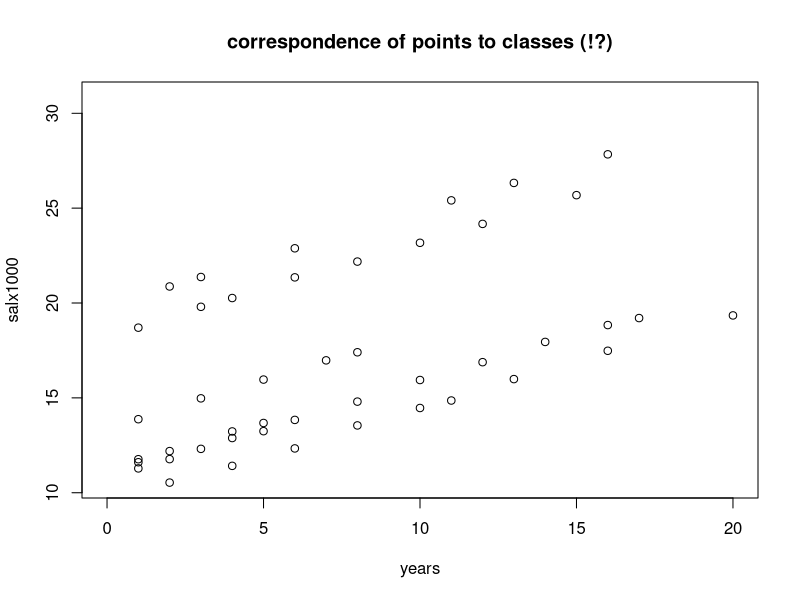
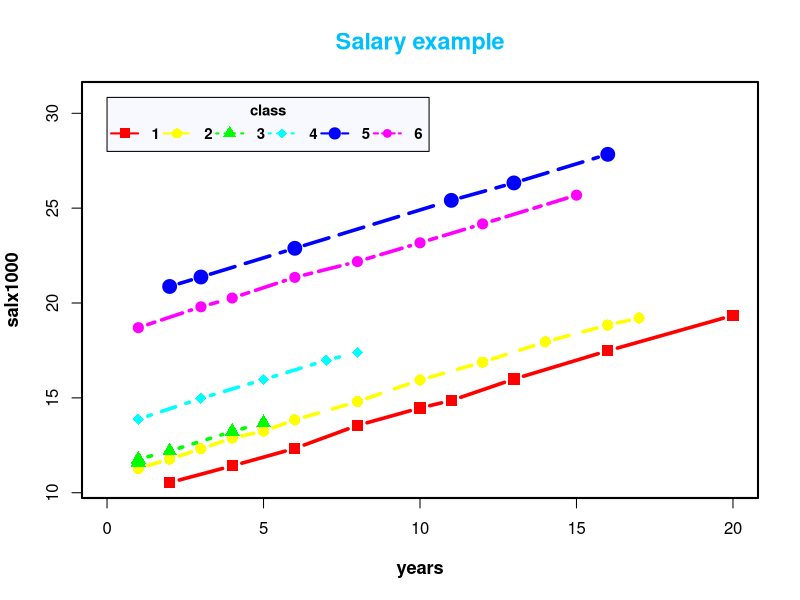

Here is the R script that generated these plots, in order: (Note: this script raises an error after producing the figures.)
# Set working directory
setwd("/Users/Emilie/Dropbox/Skole/UC3M/Predictive modeling/class")

##########
# [1] data 
##########

(sal.0 = read.table('salary.txt', h = T));  

##########################
# remove outlier at row 33
##########################  

sal = sal.0[-33, ];  

rownames(sal) = c(1:45);

cat('', sep = '\n'); str(sal);   

cat('', sep = '\n'); (n = nrow(sal)); 

#########################################
# [2] change column names;
#     add class = E + 3*M: 1, 2, ..., 6; 
#     use transform(sal,*)
######################################### 

sal = transform(sal, 
                S = S/1E3, E = as.factor(E), 
                M = as.factor(M), class = as.factor(E + 3*M));

names(sal)[1:4] = c('salx1000',
                    'years', 
                    'educ',
                    'man'); 

cat('', sep = '\n'); str(sal); 

cat('', sep = '\n'); head(sal, n = 10);   

###############################
# [3] initial scatter plot (!?)
############################### 

xrange = with(sal, range(years));

yrange = with(sal,range(salx1000));

attach(sal)

windows();

plot(c(min(years)-1,max(years)), 
     c(min(salx1000), max(salx1000)+3), 
     type = 'n', 
     xlab = 'years', 
     ylab = 'salx1000',
     main = 'correspondence of points to classes (!?)'); 

points(years,salx1000); 

###########################
# [4] scatter plot by class
###########################

nclass = max(as.integer(class)); 

colors = rainbow(nclass);

linetype = c(1:nclass);

plotchar = c(15:20);  

####################
# [5] set up display
####################

windows();

par(lwd = 2., 
    font.lab = 2, cex.lab = 1.1,
    font.main = 2, cex.main = 1.4, 
    col.main = 'deepskyblue');

plot(c(min(years)-1,max(years)), 
     c(min(salx1000), max(salx1000)+3), 
     type = 'n', 
     xlab = 'years', 
     ylab = 'salx1000', 
     main = 'Salary example');  

###################################
# [6] add lines with color by class
###################################

for (i in 1:nclass)
  
{
  par(cex = 1.5, 
      col = colors[i], 
      lty = linetype[i],
      pch = plotchar[i], 
      lwd = 3.5);
  
  sal. = subset(sal, class == as.character(i)); 
  
  with(sal.,
       lines(years, salx1000, type = 'b'));
  
  rm(sal.); 
}

##################
# [7] add a legend
################## 

par(col = 'black',  
    bg = 'ghostwhite', 
    lty = 1,
    lwd = 1); 

legend(min(years)-1., max(salx1000)+3.,
       h = T,
       xjust = 0,
       cex = 0.6,
       pt.cex = 0.9,
       1:nclass,  
       col = colors, 
       pch = plotchar, 
       lty = linetype, 
       lwd = rep(2.,6),
       title = 'class',
       text.font = 2);  

detach(sal) 

options(show.signif.stars = FALSE); 

###################################
# [8] ls in full 12-parameter model
################################### 

f.exp = salx1000 ~ class + class:years - 1; 

model.exp = lm(f.exp,sal); 

coef.exp = with(summary(model.exp), coefficients);

cat('', sep = '\n'); format(round(coef.exp, d = 4)); cat('', sep = '\n');

#####################################
# [9] ls in reduced 7-parameter model
#####################################

f.red = salx1000 ~ class + years - 1; 

model.red = lm(f.red, sal);  

coef.red = with(summary(model.red), coefficients);

cat('', sep = '\n'); format(round(coef.red, d = 4));  

###########################
# [10] comparison of models
###########################

cat('', sep = '\n'); (hip = anova(model.red,model.exp)); 

cat('', sep = '\n'); str(hip);  

cat('', sep = '\n'); round(with(hip,RSS), d = 4);  

###########################
# [11] comparison of models
###########################

f.0 = salx1000 ~ years;

model.0 = lm(f.0,sal); 

coef.0 = with(summary(model.0), coefficients);

cat('', sep = '\n'); format(round(coef.0, d = 4));  

cat('', sep = '\n'); (hip = anova(model.0,model.red)); 

cat('', sep = '\n');  round(with(hip,RSS), d = 4); 

#####################
# [12] residual plots
#####################

library(car);

windows(); 

par(mfrow = c(2,2),
    oma = c(2,2,3,2)); 

residualPlots(model.exp, 
              type = 'rstudent', 
              tests = FALSE, 
              quadratic = FALSE,
              terms = ~ 1, 
              ask = FALSE, 
              col = 'navy',
              pch = 19,
              cex = 1.5,
              font.lab = 2); 

title('12 parameter model.exp', font.main = 2, cex.main = 1.2, 
      col.main = 'royalblue3');

residualPlots(model.red, 
              type = 'rstudent', 
              tests = FALSE, 
              quadratic = FALSE,
              terms = ~ 1, 
              ask = FALSE, 
              col = 'firebrick1',
              pch = 19,
              cex = 1.5,
              font.lab = 2); 

title('7 parameter model.red', font.main = 2, cex.main = 1.2, 
      col.main = 'royalblue3');

residualPlots(model.0, 
              type = 'rstudent', 
              tests = FALSE, 
              quadratic = FALSE,
              terms = ~ 1, 
              ask = FALSE, 
              col = 'mediumseagreen',
              pch = 19,
              cex = 1.5,
              font.lab = 2); 

title('salx1000 ~ years', font.main = 2, cex.main = 1.2, 
      col.main = 'royalblue3');

####################################
# [13] comparison of design matrices
####################################

library(Matrix)

cat('', sep = '\n'); (X.exp = model.matrix(model.exp)[,]); cat('', sep = '\n');
cat('', sep = '\n'); rankMatrix(X.exp)[1]; cat('', sep = '\n');
cat('', sep = '\n'); (X.red = model.matrix(model.red)[,]); cat('', sep = '\n');
cat('', sep = '\n'); rankMatrix(X.red)[1]; cat('', sep = '\n');
cat('', sep = '\n'); (X = model.matrix(model.0)[,]); cat('', sep = '\n');
cat('', sep = '\n'); rankMatrix(X)[1]; cat('', sep = '\n');

################################
# [14] decategorize in model.red
################################

res.salx1000 = residuals(lm(salx1000 ~ class, sal));

res.years = residuals(lm(years ~ class, sal));

windows(); 
plot(res.years, res.salx1000, col = 'navy', 
                pch = 19, cex = 1.5, main = 'salx1000 ~ years (decategorized)'); 

#######################################
# regression below is with no intercept
#######################################

cat('', sep = '\n'); coef(lm(res.salx1000 ~ res.years - 1));  

###################################
# same value as the one obtained in
###################################

cat('', sep = '\n'); coef(model.red)[7]

#####################################
# linear increase of roughly 500 $ 
# every additional year of experience
#####################################

#################################
# [15] alternative mean functions 
#################################

cat('', sep = '\n'); format(round(coef.exp, d = 4)); cat('', sep = '\n');

##############################################
# with base categories both in class and years
#  (best choice for testing same slopes)
##############################################

f = salx1000 ~ class*years 

cat('', sep = '\n'); summary(lm(f,sal));

##############################################
#          exactly as before with 
#
# f.exp =  salx1000 ~ class + class:years - 1
##############################################

f = salx1000 ~ class*years - 1 - years;  

cat('', sep = '\n'); summary(lm(f,sal));

##############################################
#          exactly as before with 
#
#  f.exp =  salx1000 ~ class + class:years - 1
#
# and no need of variable class = educ + 3*man
##############################################

f = salx1000 ~ educ:man + educ:man:years - 1 - years; 

cat('', sep = '\n'); summary(lm(f,sal)); 

##############################################
#         Typically in practice (!?):
#
#    additive + same slopes specification
############################################## 

f.ad =  salx1000 ~ educ + man + years 

cat('', sep = '\n'); summary(lm(f.ad,sal)); 

